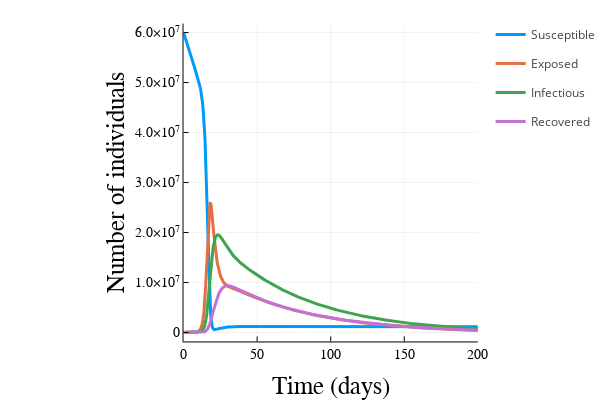

The notebook cell this image was saved under:
### Code cell
plot(sol,lw=3,label=["Susceptible" "Exposed" "Infectious" "Recovered"])
# plot!(xlabel="Time (days)", ylabel="Number of individuals", 
#     xtickfontsize=10,ytickfontsize=10,xguidefontsize=18,yguidefontsize=18,legendfontsize=10,
#     fmt = :png)
plot!(xlabel="Time (days)", ylabel="Number of individuals", 
    xtickfontsize=10,ytickfontsize=10,xguidefontsize=18,yguidefontsize=18,legendfontsize=10)

### Figure 1 — Plotly figure (JSON) as saved in the notebook; plotly's stock layout.template omitted (floating-point values rounded to 4 significant figures; data arrays with more than 128 entries replaced by an {"elided": "..."} marker saying what was removed)
{"data": [{"colorbar": {"title": ""}, "legendgroup": "Susceptible", "line": {"color": "rgba(0, 154, 250, 1.000)", "dash": "solid", "shape": "linear", "width": 3}, "mode": "lines", "name": "Susceptible", "showlegend": true, "type": "scatter", "x": {"elided": "1000 float values"}, "xaxis": "x", "y": {"elided": "1000 float values"}, "yaxis": "y", "zmax": null, "zmin": null}, {"colorbar": {"title": ""}, "legendgroup": "Exposed", "line": {"color": "rgba(227, 111, 71, 1.000)", "dash": "solid", "shape": "linear", "width": 3}, "mode": "lines", "name": "Exposed", "showlegend": true, "type": "scatter", "x": {"elided": "1000 float values"}, "xaxis": "x", "y": {"elided": "1000 float values"}, "yaxis": "y", "zmax": null, "zmin": null}, {"colorbar": {"title": ""}, "legendgroup": "Infectious", "line": {"color": "rgba(62, 164, 78, 1.000)", "dash": "solid", "shape": "linear", "width": 3}, "mode": "lines", "name": "Infectious", "showlegend": true, "type": "scatter", "x": {"elided": "1000 float values"}, "xaxis": "x", "y": {"elided": "1000 float values"}, "yaxis": "y", "zmax": null, "zmin": null}, {"colorbar": {"title": ""}, "legendgroup": "Recovered", "line": {"color": "rgba(195, 113, 210, 1.000)", "dash": "solid", "shape": "linear", "width": 3}, "mode": "lines", "name": "Recovered", "showlegend": true, "type": "scatter", "x": {"elided": "1000 float values"}, "xaxis": "x", "y": {"elided": "1000 float values"}, "yaxis": "y", "zmax": null, "zmin": null}], "layout": {"annotations": [], "height": 400, "legend_position": {"bgcolor": "rgba(255, 255, 255, 1.000)", "bordercolor": "rgba(0, 0, 0, 1.000)", "borderwidth": 1, "font": {"color": "rgba(0, 0, 0, 1.000)", "family": "sans-serif", "size": 14}, "title": {"font": {"color": "rgba(0, 0, 0, 1.000)", "family": "sans-serif", "size": 15}, "text": ""}, "tracegroupgap": 0, "traceorder": "normal", "x": 1, "xanchor": "auto", "y": 1, "yanchor": "auto"}, "margin": {"b": 20, "l": 0, "r": 0, "t": 20}, "paper_bgcolor": "rgba(255, 255, 255, 1.000)", "plot_bgcolor": "rgba(255, 255, 255, 1.000)", "showlegend": true, "width": 600, "xaxis": {"anchor": "y", "domain": [0.3816, 0.9934], "gridcolor": "rgba(0, 0, 0, 0.100)", "gridwidth": 0.5, "linecolor": "rgba(0, 0, 0, 1.000)", "mirror": false, "range": [0, 200], "showgrid": true, "showline": true, "showticklabels": true, "tickangle": 0, "tickcolor": "rgb(0, 0, 0)", "tickfont": {"color": "rgba(0, 0, 0, 1.000)", "family": "sans-serif", "size": 14}, "tickmode": "array", "ticks": "inside", "ticktext": ["0", "50", "100", "150", "200"], "tickvals": [0, 50, 100, 150, 200], "title": "Time (days)", "titlefont": {"color": "rgba(0, 0, 0, 1.000)", "family": "sans-serif", "size": 25}, "type": "-", "visible": true, "zeroline": false, "zerolinecolor": "rgba(0, 0, 0, 1.000)"}, "yaxis": {"anchor": "x", "domain": [0.1071, 0.9902], "gridcolor": "rgba(0, 0, 0, 0.100)", "gridwidth": 0.5, "linecolor": "rgba(0, 0, 0, 1.000)", "mirror": false, "range": [-1800000.0, 61800000.0], "showgrid": true, "showline": true, "showticklabels": true, "tickangle": 0, "tickcolor": "rgb(0, 0, 0)", "tickfont": {"color": "rgba(0, 0, 0, 1.000)", "family": "sans-serif", "size": 14}, "tickmode": "array", "ticks": "inside", "ticktext": ["0", "1.0×10<sup>7</sup>", "2.0×10<sup>7</sup>", "3.0×10<sup>7</sup>", "4.0×10<sup>7</sup>", "5.0×10<sup>7</sup>", "6.0×10<sup>7</sup>"], "tickvals": [0, 10000000, 20000000, 30000000, 40000000, 50000000, 60000000], "title": "Number of individuals", "titlefont": {"color": "rgba(0, 0, 0, 1.000)", "family": "sans-serif", "size": 25}, "type": "-", "visible": true, "zeroline": false, "zerolinecolor": "rgba(0, 0, 0, 1.000)"}}}
